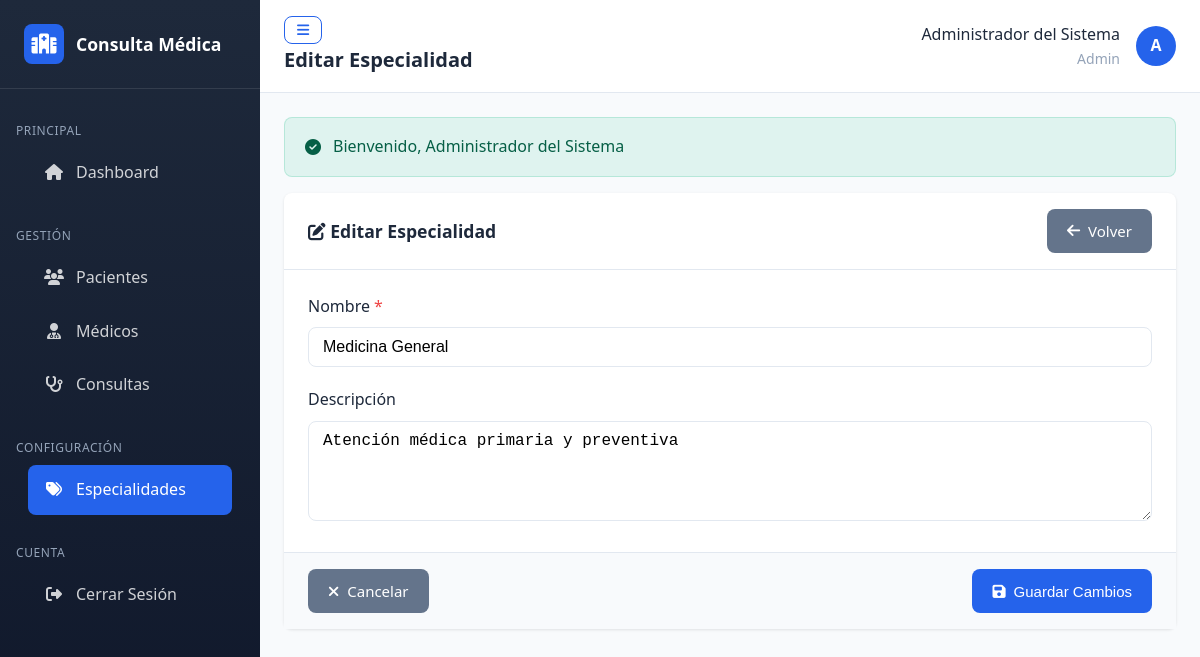
Page /especialidades/editar/1 (signed in) on the committed database.
### tables this page shows
CREATE TABLE IF NOT EXISTS especialidades (
    id INT AUTO_INCREMENT PRIMARY KEY,
    nombre VARCHAR(100) NOT NULL UNIQUE,
    descripcion TEXT NULL,
    activo TINYINT(1) NOT NULL DEFAULT 1,
    created_at TIMESTAMP DEFAULT CURRENT_TIMESTAMP,
    updated_at TIMESTAMP DEFAULT CURRENT_TIMESTAMP ON UPDATE CURRENT_TIMESTAMP
);

### core/Controller.php (called while the page is built, shortened)
<?php
abstract class Controller
{
    protected array $data = [];
    protected function render(string $view, array $data = [], string $layout = 'main'): void
    {
        $this->data = array_merge($this->data, $data);
        extract($this->data);
        $viewFile = BASE_PATH . '/app/views/' . str_replace('.', '/', $view) . '.php';
        require $viewFile;
        $appConfig = require BASE_PATH . '/config/app.php';
    }
}

### app/controllers/EspecialidadController.php (called while the page is built, shortened)
<?php
class EspecialidadController extends Controller
{
    private Especialidad $especialidadModel;
    public function __construct()
    {
        $this->especialidadModel = new Especialidad();
    }
    public function edit(string $id): void
    {
        $especialidad = $this->especialidadModel->find((int) $id);
        $this->render('especialidades/edit', [
            'title' => 'Editar Especialidad',
            'especialidad' => $especialidad,
            'csrf_token' => Session::getCsrfToken()
        ]);
    }
}

### public/index.php (called while the page is built, shortened)
<?php
require_once dirname(__DIR__) . '/core/bootstrap.php';
$router = require BASE_PATH . '/config/routes.php';
$uri = $_SERVER['REQUEST_URI'] ?? '/';
$uri = explode('?', $uri)[0];
$method = $_SERVER['REQUEST_METHOD'] ?? 'GET';
try {
    $router->dispatch($uri, $method);
} catch (\Exception $e) {
    app_log('error', $e->getMessage(), [
        'file' => $e->getFile(),
        'line' => $e->getLine(),
        'trace' => $e->getTraceAsString()
    ]);
    http_response_code(500);
    $appConfig = require BASE_PATH . '/config/app.php';
    if ($appConfig['environment'] === 'development') {
        echo "<h1>Error de Aplicación</h1>";
        echo "<p><strong>Mensaje:</strong> " . htmlspecialchars($e->getMessage()) . "</p>";
        echo "<p><strong>Archivo:</strong> " . htmlspecialchars($e->getFile()) . "</p>";
        echo "<p><strong>Línea:</strong> " . $e->getLine() . "</p>";
        echo "<pre>" . htmlspecialchars($e->getTraceAsString()) . "</pre>";
    } else {
        require BASE_PATH . '/app/views/errors/500.php';
    }
}

### config/app.php (called while the page is built, shortened)
<?php
return [
    'name' => 'Sistema de Consulta Médica Externa',
    'version' => '1.0.0',
    'environment' => getenv('APP_ENV') ?: 'development',
    'base_url' => getenv('APP_URL') ?: 'http://localhost:8080/',
    'session' => [
        'name' => 'consulta_medica_session',
        'lifetime' => 7200,
        'path' => '/',
        'domain' => '',
        'secure' => false,
        'httponly' => true,
        'samesite' => 'Strict'
    ],
    'security' => [
        'csrf_token_name' => 'csrf_token',
        'csrf_token_lifetime' => 3600,
        'password_min_length' => 8,
        'max_login_attempts' => 5,
        'lockout_time' => 900,
        'hash_algo' => PASSWORD_BCRYPT,
        'hash_cost' => 10
    ],
    'pagination' => [
        'per_page' => 10,
        'max_per_page' => 100
    ],
    'logging' => [
        'enabled' => true,
        'path' => BASE_PATH . '/logs',
        'level' => 'debug'
    ],
    'timezone' => 'America/Lima',
    'date_format' => 'd/m/Y',
    'datetime_format' => 'd/m/Y H:i:s',
    'time_format' => 'H:i'
];

### core/bootstrap.php (called while the page is built, shortened)
<?php
$appConfig = require BASE_PATH . '/config/app.php';
spl_autoload_register(function ($class) {
    $namespaceMap = [
        'Core\\' => BASE_PATH . '/core/',
        'App\\Controllers\\' => BASE_PATH . '/app/controllers/',
        'App\\Models\\' => BASE_PATH . '/app/models/'
    ];
    foreach ($namespaceMap as $namespace => $directory) {
        if (strpos($class, $namespace) === 0) {
            $relativeClass = substr($class, strlen($namespace));
            $file = $directory . str_replace('\\', '/', $relativeClass) . '.php';
            if (file_exists($file)) {
                return true;
            }
        }
    }
    return false;
});
function base_url(string $path = ''): string
{
    $appConfig = require BASE_PATH . '/config/app.php';
    return rtrim($appConfig['base_url'], '/') . '/' . ltrim($path, '/');
}
function e(string $value): string
{
    return htmlspecialchars($value, ENT_QUOTES, 'UTF-8');
}

### config/database.php (called while the page is built, shortened)
<?php
return [
    'host' => getenv('DB_HOST') ?: 'localhost',
    'port' => getenv('DB_PORT') ?: '3306',
    'database' => getenv('DB_DATABASE') ?: (getenv('DB_NAME') ?: 'consulta_medica'),
    'username' => getenv('DB_USER') ?: 'root',
    'password' => getenv('DB_PASSWORD') ?: (getenv('DB_PASS') ?: 'root'),
    'charset' => 'utf8mb4',
    'collation' => 'utf8mb4_unicode_ci',
    'options' => [
        PDO::ATTR_ERRMODE => PDO::ERRMODE_EXCEPTION,
        PDO::ATTR_DEFAULT_FETCH_MODE => PDO::FETCH_ASSOC,
        PDO::ATTR_EMULATE_PREPARES => false,
        PDO::MYSQL_ATTR_INIT_COMMAND => "SET NAMES utf8mb4 COLLATE utf8mb4_unicode_ci"
    ]
];

### core/Database.php (called while the page is built, shortened)
<?php
class Database
{
    private static ?Database $instance = null;
    private ?PDO $connection = null;
    private array $config;
    private function __construct()
    {
        $this->config = require BASE_PATH . '/config/database.php';
    }
    public static function getInstance(): Database
    {
        if (self::$instance === null) {
            self::$instance = new self();
        }
        return self::$instance;
    }
    private function connect(): void
    {
        try {
            $dsn = sprintf(
                "mysql:host=%s;port=%s;dbname=%s;charset=%s",
                $this->config['host'],
                $this->config['port'],
                $this->config['database'],
                $this->config['charset']
            );
            $this->connection = new PDO(
                $dsn,
                $this->config['username'],
                $this->config['password'],
                $this->config['options']
            );
        } catch (PDOException $e) {
            error_log("Error de conexión a la base de datos: " . $e->getMessage());
            throw new PDOException("Error al conectar con la base de datos");
        }
    }
    public function query(string $sql, array $params = []): \PDOStatement
    {
        $stmt = $this->connection->prepare($sql);
        $stmt->execute($params);
        return $stmt;
    }
    public function fetchOne(string $sql, array $params = []): ?array
    {
        $stmt = $this->query($sql, $params);
        $result = $stmt->fetch();
        return $result ?: null;
    }
}

### core/Model.php (called while the page is built, shortened)
<?php
abstract class Model
{
    protected Database $db;
    protected string $table;
    protected string $primaryKey = 'id';
    public function __construct()
    {
        $this->db = Database::getInstance();
    }
    public function find(int $id): ?array
    {
        $sql = "SELECT * FROM {$this->table} WHERE {$this->primaryKey} = ?";
        return $this->db->fetchOne($sql, [$id]);
    }
}

### app/views/especialidades/edit.php (the view, shortened to what this page needs)
<div class="card">
    <div class="card-header">
        <h2 class="card-title"><i class="fas fa-edit"></i> Editar Especialidad</h2>
        <a href="<?= base_url('especialidades') ?>" class="btn btn-secondary"><i class="fas fa-arrow-left"></i> Volver</a>
    </div>
    <div class="card-body">
        <form action="<?= base_url('especialidades/editar/' . $especialidad['id']) ?>" method="POST" data-validate>
            <div class="form-group">
                <label for="nombre" class="form-label required">Nombre</label>
                <input type="text" name="nombre" id="nombre" class="form-control" value="<?= e($especialidad['nombre']) ?>" required maxlength="100">
            </div>
            <div class="form-group">
                <label for="descripcion" class="form-label">Descripción</label>
                <textarea name="descripcion" id="descripcion" class="form-control" rows="3"><?= e($especialidad['descripcion'] ?? '') ?></textarea>
            </div>
            <div class="card-footer" style="margin: 1.5rem -1.5rem -1.5rem;">
                <div class="d-flex justify-content-between">
                    <a href="<?= base_url('especialidades') ?>" class="btn btn-secondary"><i class="fas fa-times"></i> Cancelar</a>
                    <button type="submit" class="btn btn-primary"><i class="fas fa-save"></i> Guardar Cambios</button>
                </div>
            </div>
        </form>
    </div>
</div>

### core/Router.php (shortened to what this page needs)
<?php
class Router
{
    private array $routes = [];
    private array $params = [];
    private function addRoute(string $method, string $route, array $handler): void
    {
        $route = preg_replace('/\//', '\\/', $route);
        $route = preg_replace('/\{([a-z]+)\}/', '(?P<\1>[a-z0-9-]+)', $route);
        $route = preg_replace('/\{([a-z]+):([^\}]+)\}/', '(?P<\1>\2)', $route);
        $route = '/^' . $route . '$/i';
        $this->routes[$method][$route] = $handler;
    }
    public function dispatch(string $uri, string $method): void
    {
        $uri = $this->sanitizeUri($uri);
        $method = strtoupper($method);
        if (isset($this->routes[$method])) {
            foreach ($this->routes[$method] as $route => $handler) {
                if (preg_match($route, $uri, $matches)) {
                    $this->params = array_filter($matches, 'is_string', ARRAY_FILTER_USE_KEY);
                    $this->executeHandler($handler);
                    return;
                }
            }
        }
    }
    private function sanitizeUri(string $uri): string
    {
        $uri = parse_url($uri, PHP_URL_PATH);
        $uri = trim($uri, '/');
        $uri = filter_var($uri, FILTER_SANITIZE_URL);
        return $uri ?: '';
    }
    private function executeHandler(array $handler): void
    {
        [$controllerName, $action] = $handler;
        $controller = new $controllerClass();
        call_user_func_array([$controller, $action], $this->params);
    }
}

### public/css/style.css (style rules this page uses)
:root { --primary-color: #2563eb; --primary-dark: #1d4ed8; --primary-light: #3b82f6; --secondary-color: #64748b; --success-color: #10b981; --danger-color: #ef4444; --warning-color: #f59e0b; --info-color: #06b6d4; --light-color: #f8fafc; --dark-color: #1e293b; --border-color: #e2e8f0; --text-color: #334155; --text-muted: #94a3b8; --shadow: 0 1px 3px rgba(0, 0, 0, 0.1); --shadow-lg: 0 10px 15px -3px rgba(0, 0, 0, 0.1); --radius: 0.5rem; --transition: all 0.2s ease; }
*, *::before, *::after { box-sizing: border-box; margin: 0; padding: 0; }
html { font-size: 16px; scroll-behavior: smooth; }
body { font-family: 'Segoe UI', system-ui, -apple-system, sans-serif; line-height: 1.6; color: var(--text-color); background-color: var(--light-color); min-height: 100vh; }
.card { background: white; border-radius: var(--radius); box-shadow: var(--shadow); margin-bottom: 1.5rem; }
.card-header { padding: 1rem 1.5rem; border-bottom: 1px solid var(--border-color); display: flex; justify-content: space-between; align-items: center; }
.card-title { font-size: 1.1rem; font-weight: 600; color: var(--dark-color); }
.card-body { padding: 1.5rem; }
.card-footer { padding: 1rem 1.5rem; border-top: 1px solid var(--border-color); background: var(--light-color); }
.form-group { margin-bottom: 1.25rem; }
.form-label { display: block; margin-bottom: 0.5rem; font-weight: 500; color: var(--dark-color); }
.form-label.required::after { content: ' *'; color: var(--danger-color); }
.form-control { width: 100%; padding: 0.625rem 0.875rem; font-size: 1rem; border: 1px solid var(--border-color); border-radius: var(--radius); transition: var(--transition); background: white; }
textarea.form-control { min-height: 100px; resize: vertical; }
.btn { display: inline-flex; align-items: center; justify-content: center; gap: 0.5rem; padding: 0.625rem 1.25rem; font-size: 0.9375rem; font-weight: 500; border: none; border-radius: var(--radius); cursor: pointer; transition: var(--transition); text-decoration: none; }
.btn-primary { background: var(--primary-color); color: white; }
.btn-secondary { background: var(--secondary-color); color: white; }
.d-flex { display: flex; }
.justify-content-between { justify-content: space-between; }

### rows in the picture
especialidades: nombre "Medicina General", descripcion "Atención médica primaria y preventiva"
